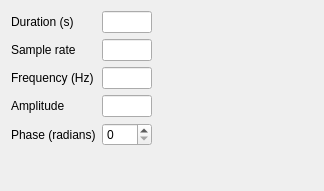
<?xml version="1.0" encoding="UTF-8"?>
<ui version="4.0">
 <class>SignalGeneratorSettingsView</class>
 <widget class="QWidget" name="SignalGeneratorSettingsView">
  <property name="geometry">
   <rect>
    <x>0</x>
    <y>0</y>
    <width>324</width>
    <height>191</height>
   </rect>
  </property>
  <property name="windowTitle">
   <string>Form</string>
  </property>
  <layout class="QVBoxLayout" name="verticalLayout">
   <item>
    <layout class="QHBoxLayout" name="horizontalLayout" stretch="0,1">
     <item>
      <layout class="QVBoxLayout" name="verticalLayout_3">
       <item>
        <layout class="QFormLayout" name="formLayout">
         <item row="0" column="0">
          <widget class="QLabel" name="duration_label">
           <property name="layoutDirection">
            <enum>Qt::LeftToRight</enum>
           </property>
           <property name="text">
            <string>Duration (s)</string>
           </property>
          </widget>
         </item>
         <item row="0" column="1">
          <widget class="QLineEdit" name="duration_lineedit">
           <property name="maximumSize">
            <size>
             <width>50</width>
             <height>16777215</height>
            </size>
           </property>
           <property name="inputMask">
            <string notr="true"/>
           </property>
          </widget>
         </item>
         <item row="1" column="0">
          <widget class="QLabel" name="sample_rate_label">
           <property name="layoutDirection">
            <enum>Qt::LeftToRight</enum>
           </property>
           <property name="text">
            <string>Sample rate</string>
           </property>
          </widget>
         </item>
         <item row="1" column="1">
          <widget class="QLineEdit" name="sample_rate_lineedit">
           <property name="maximumSize">
            <size>
             <width>50</width>
             <height>16777215</height>
            </size>
           </property>
           <property name="inputMask">
            <string notr="true"/>
           </property>
          </widget>
         </item>
         <item row="2" column="0">
          <widget class="QLabel" name="frequency_label">
           <property name="layoutDirection">
            <enum>Qt::LeftToRight</enum>
           </property>
           <property name="text">
            <string>Frequency (Hz)</string>
           </property>
          </widget>
         </item>
         <item row="2" column="1">
          <widget class="QLineEdit" name="frequency_lineedit">
           <property name="maximumSize">
            <size>
             <width>50</width>
             <height>16777215</height>
            </size>
           </property>
           <property name="inputMask">
            <string notr="true"/>
           </property>
          </widget>
         </item>
         <item row="4" column="0">
          <widget class="QLabel" name="phase_label">
           <property name="layoutDirection">
            <enum>Qt::LeftToRight</enum>
           </property>
           <property name="text">
            <string>Phase (radians)</string>
           </property>
          </widget>
         </item>
         <item row="3" column="0">
          <widget class="QLabel" name="amplitude_label">
           <property name="layoutDirection">
            <enum>Qt::LeftToRight</enum>
           </property>
           <property name="text">
            <string>Amplitude</string>
           </property>
          </widget>
         </item>
         <item row="3" column="1">
          <widget class="QLineEdit" name="amplitude_lineedit">
           <property name="maximumSize">
            <size>
             <width>50</width>
             <height>16777215</height>
            </size>
           </property>
           <property name="inputMask">
            <string notr="true"/>
           </property>
          </widget>
         </item>
         <item row="4" column="1">
          <widget class="QSpinBox" name="phase_spinBox">
           <property name="maximumSize">
            <size>
             <width>50</width>
             <height>16777215</height>
            </size>
           </property>
           <property name="maximum">
            <number>360</number>
           </property>
          </widget>
         </item>
        </layout>
       </item>
      </layout>
     </item>
     <item>
      <layout class="QVBoxLayout" name="figure_layout"/>
     </item>
    </layout>
   </item>
   <item>
    <spacer name="verticalSpacer">
     <property name="orientation">
      <enum>Qt::Vertical</enum>
     </property>
     <property name="sizeHint" stdset="0">
      <size>
       <width>20</width>
       <height>40</height>
      </size>
     </property>
    </spacer>
   </item>
  </layout>
 </widget>
 <resources/>
 <connections>
  <connection>
   <sender>duration_lineedit</sender>
   <signal>textEdited(QString)</signal>
   <receiver>SignalGeneratorSettingsView</receiver>
   <slot>duration_changed()</slot>
   <hints>
    <hint type="sourcelabel">
     <x>146</x>
     <y>24</y>
    </hint>
    <hint type="destinationlabel">
     <x>355</x>
     <y>166</y>
    </hint>
   </hints>
  </connection>
  <connection>
   <sender>sample_rate_lineedit</sender>
   <signal>textEdited(QString)</signal>
   <receiver>SignalGeneratorSettingsView</receiver>
   <slot>sample_rate_changed()</slot>
   <hints>
    <hint type="sourcelabel">
     <x>146</x>
     <y>55</y>
    </hint>
    <hint type="destinationlabel">
     <x>355</x>
     <y>166</y>
    </hint>
   </hints>
  </connection>
  <connection>
   <sender>frequency_lineedit</sender>
   <signal>textEdited(QString)</signal>
   <receiver>SignalGeneratorSettingsView</receiver>
   <slot>frequency_changed()</slot>
   <hints>
    <hint type="sourcelabel">
     <x>146</x>
     <y>86</y>
    </hint>
    <hint type="destinationlabel">
     <x>355</x>
     <y>166</y>
    </hint>
   </hints>
  </connection>
  <connection>
   <sender>amplitude_lineedit</sender>
   <signal>textEdited(QString)</signal>
   <receiver>SignalGeneratorSettingsView</receiver>
   <slot>amplitude_changed()</slot>
   <hints>
    <hint type="sourcelabel">
     <x>146</x>
     <y>117</y>
    </hint>
    <hint type="destinationlabel">
     <x>355</x>
     <y>166</y>
    </hint>
   </hints>
  </connection>
  <connection>
   <sender>phase_spinBox</sender>
   <signal>valueChanged(int)</signal>
   <receiver>SignalGeneratorSettingsView</receiver>
   <slot>phase_changed()</slot>
   <hints>
    <hint type="sourcelabel">
     <x>146</x>
     <y>148</y>
    </hint>
    <hint type="destinationlabel">
     <x>355</x>
     <y>166</y>
    </hint>
   </hints>
  </connection>
 </connections>
 <slots>
  <slot>duration_changed()</slot>
  <slot>sample_rate_changed()</slot>
  <slot>frequency_changed()</slot>
  <slot>amplitude_changed()</slot>
  <slot>phase_changed()</slot>
 </slots>
</ui>
